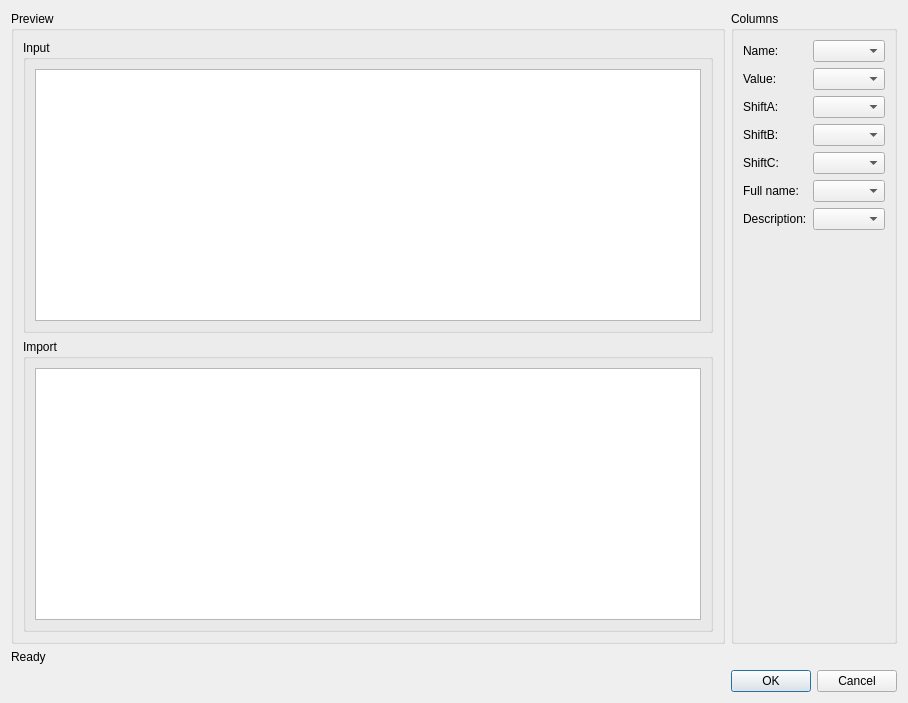
<?xml version="1.0" encoding="UTF-8"?>
<ui version="4.0">
 <class>DialogMeasurementsCSVColumns</class>
 <widget class="QDialog" name="DialogMeasurementsCSVColumns">
  <property name="geometry">
   <rect>
    <x>0</x>
    <y>0</y>
    <width>908</width>
    <height>703</height>
   </rect>
  </property>
  <property name="windowTitle">
   <string>Setup columns</string>
  </property>
  <property name="windowIcon">
   <iconset resource="../share/resources/tapeicon.qrc">
    <normaloff>:/tapeicon/64x64/logo.png</normaloff>:/tapeicon/64x64/logo.png</iconset>
  </property>
  <layout class="QVBoxLayout" name="verticalLayout_4">
   <item>
    <layout class="QHBoxLayout" name="horizontalLayout">
     <item>
      <widget class="QGroupBox" name="groupBox">
       <property name="title">
        <string>Preview</string>
       </property>
       <layout class="QVBoxLayout" name="verticalLayout_3">
        <item>
         <widget class="QGroupBox" name="groupBox_2">
          <property name="title">
           <string>Input</string>
          </property>
          <layout class="QVBoxLayout" name="verticalLayout_2">
           <item>
            <widget class="QTableWidget" name="tableWidgetInput">
             <attribute name="verticalHeaderVisible">
              <bool>false</bool>
             </attribute>
            </widget>
           </item>
          </layout>
         </widget>
        </item>
        <item>
         <widget class="QGroupBox" name="groupBox_3">
          <property name="title">
           <string>Import</string>
          </property>
          <layout class="QVBoxLayout" name="verticalLayout">
           <item>
            <widget class="QTableWidget" name="tableWidgetImport">
             <attribute name="verticalHeaderVisible">
              <bool>false</bool>
             </attribute>
            </widget>
           </item>
          </layout>
         </widget>
        </item>
       </layout>
      </widget>
     </item>
     <item>
      <widget class="QGroupBox" name="groupBox_4">
       <property name="title">
        <string>Columns</string>
       </property>
       <layout class="QFormLayout" name="formLayout">
        <property name="horizontalSpacing">
         <number>6</number>
        </property>
        <item row="0" column="0">
         <widget class="QLabel" name="labelName">
          <property name="text">
           <string notr="true">Name:</string>
          </property>
         </widget>
        </item>
        <item row="0" column="1">
         <widget class="QComboBox" name="comboBoxName"/>
        </item>
        <item row="1" column="0">
         <widget class="QLabel" name="labelValue">
          <property name="text">
           <string notr="true">Value:</string>
          </property>
         </widget>
        </item>
        <item row="1" column="1">
         <widget class="QComboBox" name="comboBoxValue"/>
        </item>
        <item row="2" column="0">
         <widget class="QLabel" name="labelShiftA">
          <property name="text">
           <string notr="true">ShiftA:</string>
          </property>
         </widget>
        </item>
        <item row="2" column="1">
         <widget class="QComboBox" name="comboBoxShiftA"/>
        </item>
        <item row="3" column="0">
         <widget class="QLabel" name="labelShiftB">
          <property name="text">
           <string notr="true">ShiftB:</string>
          </property>
         </widget>
        </item>
        <item row="3" column="1">
         <widget class="QComboBox" name="comboBoxShiftB"/>
        </item>
        <item row="4" column="0">
         <widget class="QLabel" name="labelShiftC">
          <property name="text">
           <string notr="true">ShiftC:</string>
          </property>
         </widget>
        </item>
        <item row="4" column="1">
         <widget class="QComboBox" name="comboBoxShiftC"/>
        </item>
        <item row="5" column="0">
         <widget class="QLabel" name="labelFullName">
          <property name="text">
           <string>Full name:</string>
          </property>
         </widget>
        </item>
        <item row="5" column="1">
         <widget class="QComboBox" name="comboBoxFullName"/>
        </item>
        <item row="6" column="0">
         <widget class="QLabel" name="labelDescription">
          <property name="text">
           <string>Description:</string>
          </property>
         </widget>
        </item>
        <item row="6" column="1">
         <widget class="QComboBox" name="comboBoxDescription"/>
        </item>
       </layout>
      </widget>
     </item>
    </layout>
   </item>
   <item>
    <widget class="QLabel" name="labelStatus">
     <property name="text">
      <string>Ready</string>
     </property>
    </widget>
   </item>
   <item>
    <widget class="QDialogButtonBox" name="buttonBox">
     <property name="orientation">
      <enum>Qt::Horizontal</enum>
     </property>
     <property name="standardButtons">
      <set>QDialogButtonBox::Cancel|QDialogButtonBox::Ok</set>
     </property>
    </widget>
   </item>
  </layout>
 </widget>
 <resources>
  <include location="../share/resources/tapeicon.qrc"/>
 </resources>
 <connections>
  <connection>
   <sender>buttonBox</sender>
   <signal>accepted()</signal>
   <receiver>DialogMeasurementsCSVColumns</receiver>
   <slot>accept()</slot>
   <hints>
    <hint type="sourcelabel">
     <x>248</x>
     <y>254</y>
    </hint>
    <hint type="destinationlabel">
     <x>157</x>
     <y>274</y>
    </hint>
   </hints>
  </connection>
  <connection>
   <sender>buttonBox</sender>
   <signal>rejected()</signal>
   <receiver>DialogMeasurementsCSVColumns</receiver>
   <slot>reject()</slot>
   <hints>
    <hint type="sourcelabel">
     <x>316</x>
     <y>260</y>
    </hint>
    <hint type="destinationlabel">
     <x>286</x>
     <y>274</y>
    </hint>
   </hints>
  </connection>
 </connections>
</ui>
